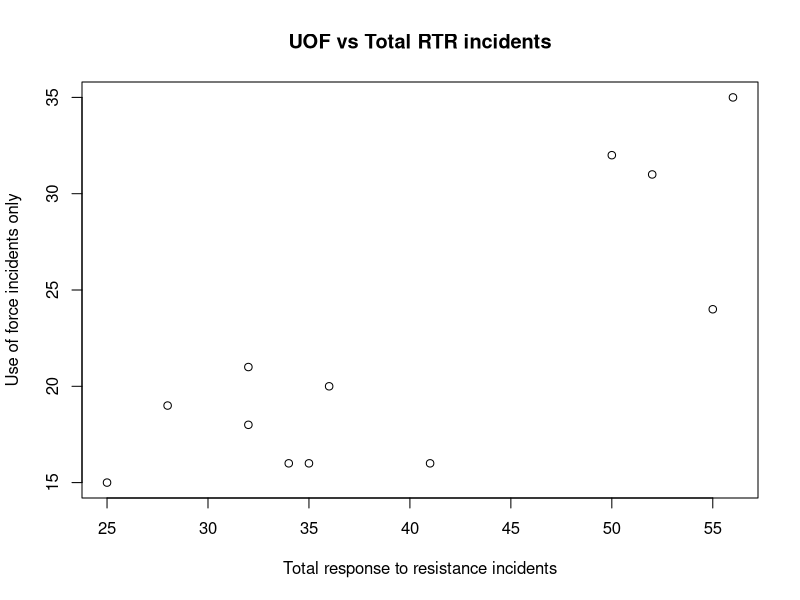
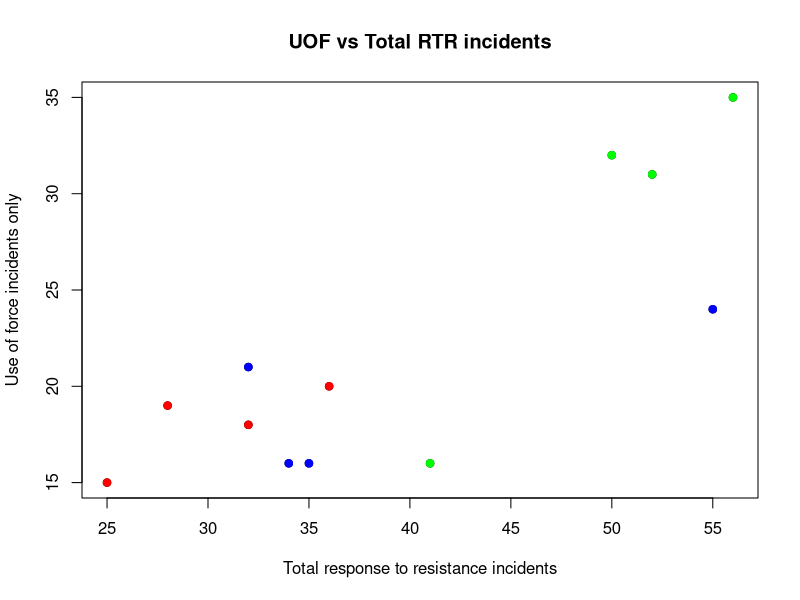
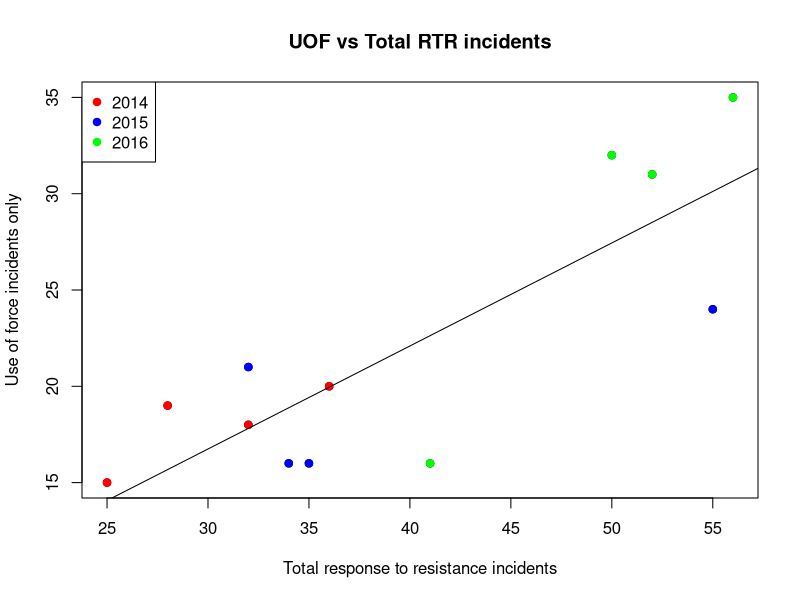
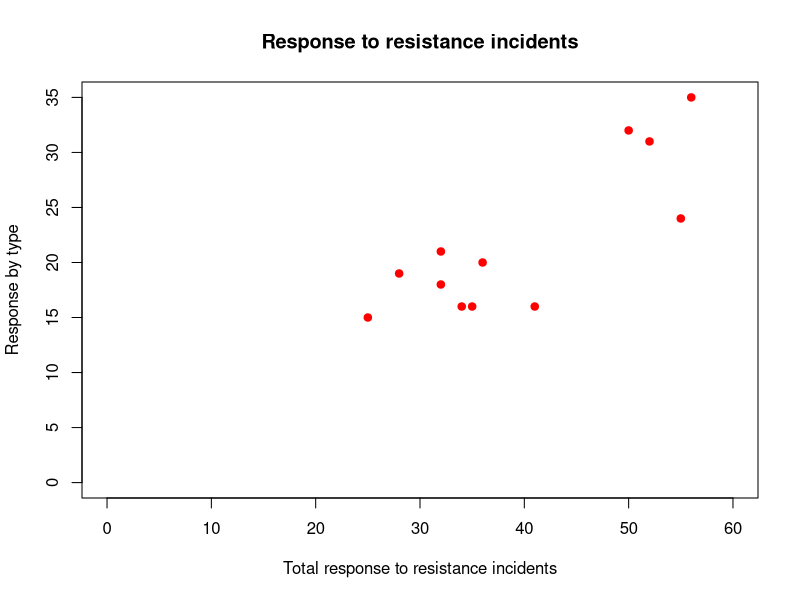
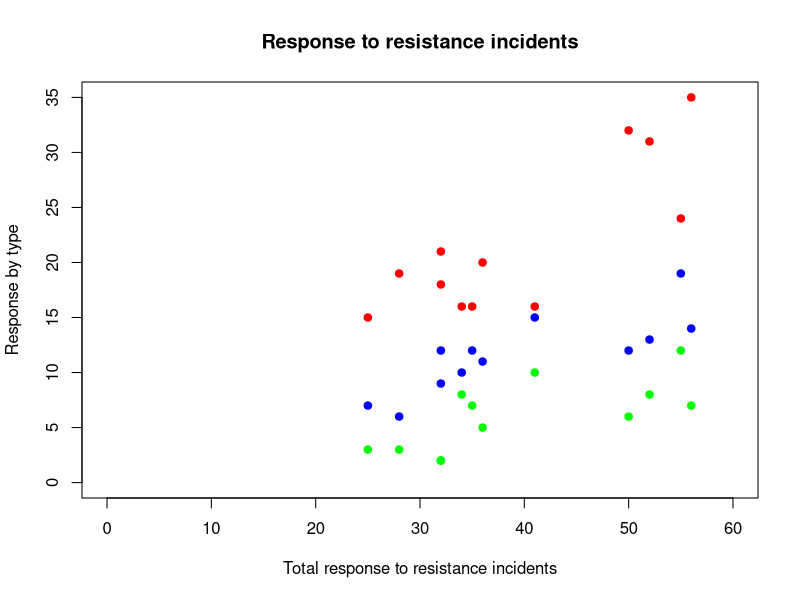
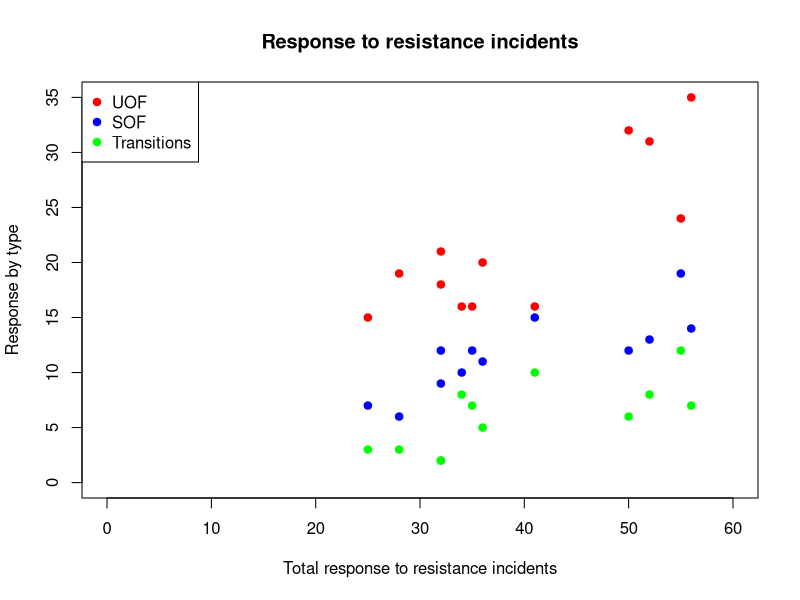
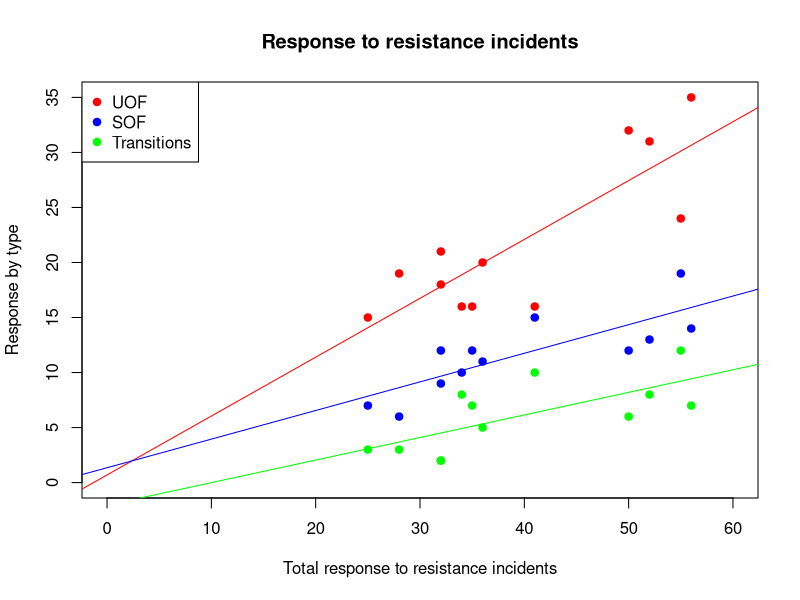
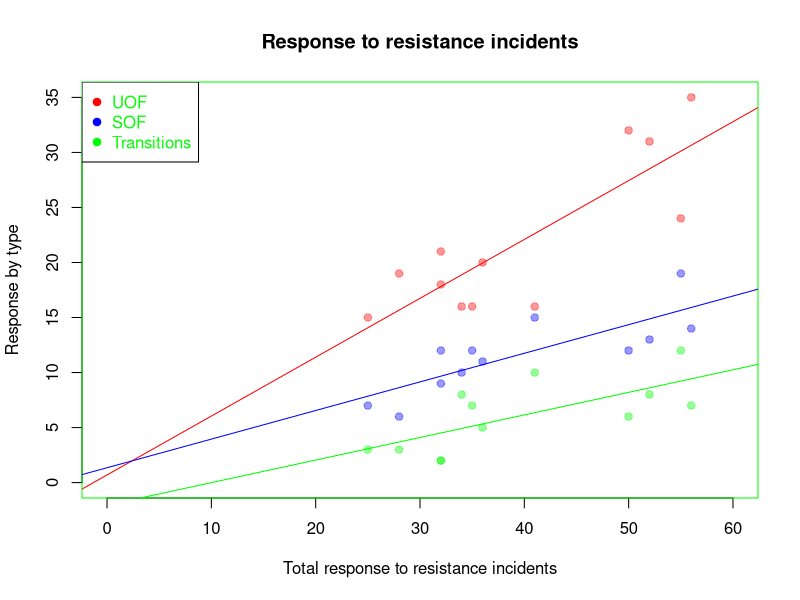

Here is the R script that generated these plots, in order:
## ---- chunk 1
knitr::opts_chunk$set(echo = TRUE)
## ---- chunk 2
library(readr)
df <- read_csv("dfCrime.csv")
## ---- chunk 3
summary(df)
## ---- chunk 4
plot(df$Total_RTR, df$UOF_only, 
     main = "UOF vs Total RTR incidents", 
     xlab="Total response to resistance incidents", 
     ylab="Use of force incidents only")
## ---- chunk 5
plot(df$Total_RTR, df$UOF_only, 
     main = "UOF vs Total RTR incidents", 
     xlab="Total response to resistance incidents", 
     ylab="Use of force incidents only")

y2014 <- subset(df, year==2014)
y2015 <- subset(df, year==2015)
y2016 <- subset(df, year==2016)
points(y2014$Total_RTR,y2014$UOF_only,col="red",pch=19)
points(y2015$Total_RTR,y2015$UOF_only,col="blue",pch=19)
points(y2016$Total_RTR,y2016$UOF_only,col="green",pch=19)

## ---- chunk 6
plot(df$Total_RTR, df$UOF_only, 
     main = "UOF vs Total RTR incidents", 
     xlab="Total response to resistance incidents", 
     ylab="Use of force incidents only")

y2014 <- subset(df, year==2014)
y2015 <- subset(df, year==2015)
y2016 <- subset(df, year==2016)
points(y2014$Total_RTR,y2014$UOF_only,col="red",pch=19)
points(y2015$Total_RTR,y2015$UOF_only,col="blue",pch=19)
points(y2016$Total_RTR,y2016$UOF_only,col="green",pch=19)

legend("topleft", 
       pch = c(19,19,19), 
       col = c("red","blue","green"), 
       legend = c("2014", "2015", "2016"))
abline(lm(df$UOF_only~df$Total_RTR))

## ---- chunk 7
dev.off()
## ---- chunk 8
plot(df$Total_RTR, df$UOF_only, 
     main = "Response to resistance incidents", 
     xlab="Total response to resistance incidents", 
     ylab="Response by type",
     xlim=c(0,60), ylim=c(0,35),col="red",pch=19)
## ---- chunk 9
plot(df$Total_RTR, df$UOF_only, 
     main = "Response to resistance incidents", 
     xlab="Total response to resistance incidents", 
     ylab="Response by type",
     xlim=c(0,60), ylim=c(0,35),col="red",pch=19)
points(df$Total_RTR,df$SOF_only,col="blue",pch=19)
points(df$Total_RTR,df$Transitions,col="green",pch=19)

## ---- chunk 10
plot(df$Total_RTR, df$UOF_only, 
     main = "Response to resistance incidents", 
     xlab="Total response to resistance incidents", 
     ylab="Response by type",
     xlim=c(0,60), ylim=c(0,35),col="red",pch=19)
points(df$Total_RTR,df$SOF_only,col="blue",pch=19)
points(df$Total_RTR,df$Transitions,col="green",pch=19)
legend("topleft", 
       pch = c(19,19,19), 
       col = c("red","blue","green"), 
       legend = c("UOF", "SOF", "Transitions"))

## ---- chunk 11
plot(df$Total_RTR, df$UOF_only, 
     main = "Response to resistance incidents", 
     xlab="Total response to resistance incidents", 
     ylab="Response by type",
     xlim=c(0,60), ylim=c(0,35),
     col="red",
     pch=19)
points(df$Total_RTR,df$SOF_only,col="blue",pch=19)
points(df$Total_RTR,df$Transitions,col="green",pch=19)
legend("topleft", 
       pch = c(19,19,19), 
       col = c("red","blue","green"), 
       legend = c("UOF", "SOF", "Transitions"))
abline(lm(df$UOF_only~df$Total_RTR, par(col="red")))
abline(lm(df$SOF_only~df$Total_RTR, par(col="blue")))
abline(lm(df$Transitions~df$Total_RTR, par(col="green")))
## ---- chunk 12
plot(df$Total_RTR, df$UOF_only, 
     main = "Response to resistance incidents", 
     xlab="Total response to resistance incidents", 
     ylab="Response by type",
     xlim=c(0,60), ylim=c(0,35),
     col=adjustcolor("red", alpha=0.4),
     pch=19)
points(df$Total_RTR,df$SOF_only,
       col=adjustcolor("blue", alpha=0.4),
       pch=19)
points(df$Total_RTR,df$Transitions,
       col=adjustcolor("green", alpha=0.4),
       pch=19)
legend("topleft", 
       pch = c(19,19,19), 
       col = c("red","blue","green"), 
       legend = c("UOF", "SOF", "Transitions"))
abline(lm(df$UOF_only~df$Total_RTR, par(col="red")))
abline(lm(df$SOF_only~df$Total_RTR, par(col="blue")))
abline(lm(df$Transitions~df$Total_RTR, par(col="green")))
